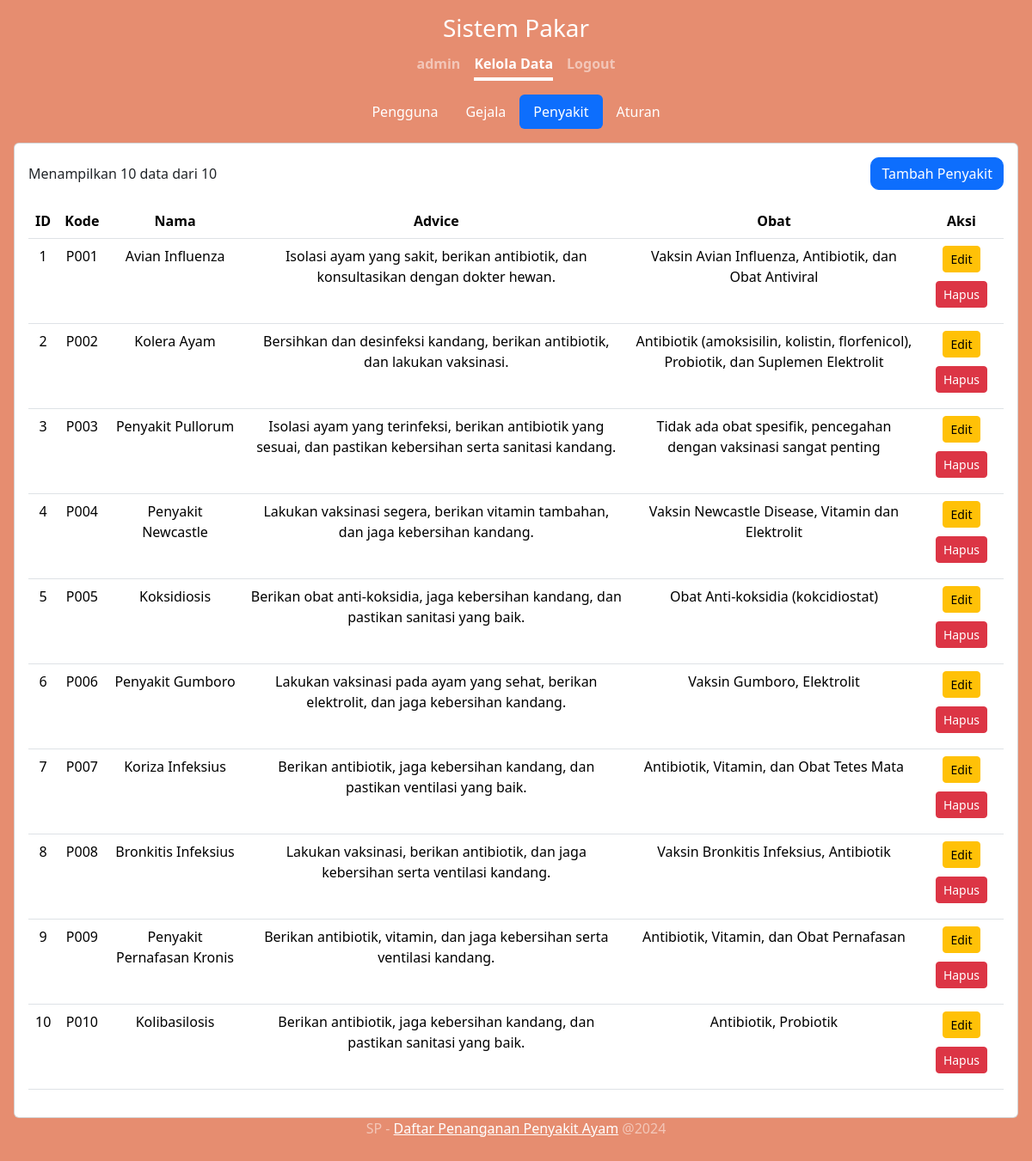
The page /admin/penyakit.php (signed in) on the database its author committed.
### tables this page shows
CREATE TABLE diseases (
    id INT AUTO_INCREMENT PRIMARY KEY,
    code VARCHAR(10) UNIQUE NOT NULL,
    name VARCHAR(255) NOT NULL,
    advice TEXT NOT NULL,
    medicine VARCHAR(255) NOT NULL,
    created_at TIMESTAMP DEFAULT CURRENT_TIMESTAMP,
    modified_at TIMESTAMP DEFAULT CURRENT_TIMESTAMP ON UPDATE CURRENT_TIMESTAMP
);

### sql/functions.php (called while the page is built, shortened)
<?php
require '../db.php';
function fetchData($table, $limit, $offset) {
    global $conn;
    $sql = "SELECT * FROM $table LIMIT ? OFFSET ?";
    $stmt = $conn->prepare($sql);
    $stmt->bind_param('ii', $limit, $offset);
    $stmt->execute();
    $result = $stmt->get_result();
    return $result->fetch_all(MYSQLI_ASSOC);
}
function getTotalRows($table) {
    global $conn;
    $sql = "SELECT COUNT(*) FROM $table";
    $result = $conn->query($sql);
    $row = $result->fetch_row();
    return $row[0];
}
?>

### admin/penyakit.php (the view, shortened to what this page needs)
<?php
require '../sql/functions.php';
$limit = 10;
$page_diseases = isset($_GET['page_diseases']) ? intval($_GET['page_diseases']) : 1;
$offset_diseases = ($page_diseases - 1) * $limit;
$diseases = fetchData('diseases', $limit, $offset_diseases);
$total_diseases = getTotalRows('diseases');
?>
<!DOCTYPE html>
<html>
<head>
    <link href="https://cdn.jsdelivr.net/npm/bootstrap@5.3.3/dist/css/bootstrap.min.css" rel="stylesheet">
    <link href="../style.css" rel="stylesheet">
</head>
<body class="d-flex h-100 text-center">
    <div class="cover-container d-flex w-100 h-100 p-3 mx-auto flex-column">
        <header class="mb-auto text-center">
            <h3 class="mb-0" onclick="window.location.href = '../index.php'" style="cursor: pointer;">Sistem Pakar</h3>
            <nav class="nav nav-masthead justify-content-center mt-2">
                <?php if (isset($_SESSION['username'])): ?>
                <a class="nav-link fw-bold py-1 px-0" href="../index.php"><?= $_SESSION['username'] ?></a>
                <a class="nav-link fw-bold py-1 px-0 active" href="penyakit.php">Kelola Data</a>
                <a class="nav-link fw-bold py-1 px-0" href="../logout.php">Logout</a>
                <?php else: ?>
                <a class="nav-link fw-bold py-1 px-0 active" aria-current="page" href="../index.php">Home</a>
                <a class="nav-link fw-bold py-1 px-0" href="../login.php">Login</a>
                <?php endif; ?>
            </nav>
        </header>
        <div class="d-flex justify-content-center mb-3 mt-3">
            <ul class="nav nav-pills" id="adminTab" role="tablist">
                <li class="nav-item" role="presentation">
                    <a class="nav-link text-white" href="pengguna.php">Pengguna</a>
                </li>
                <li class="nav-item" role="presentation">
                    <a class="nav-link text-white" href="gejala.php">Gejala</a>
                </li>
                <li class="nav-item" role="presentation">
                    <a class="nav-link active text-white" href="penyakit.php">Penyakit</a>
                </li>
                <li class="nav-item" role="presentation">
                    <a class="nav-link text-white" href="aturan.php">Aturan</a>
                </li>
            </ul>
        </div>
        <div class="card card-admin mx-auto">
            <div class="card-body">
                <div class="d-flex justify-content-between align-items-center mb-2">
                    <span class="data-info">Menampilkan <?= count($diseases) ?> data dari <?= $total_diseases ?></span>
                    <button type="button" class="btn btn-primary ms-3" data-bs-toggle="modal" data-bs-target="#addDiseaseModal">Tambah Penyakit</button>
                </div>
                <table class="table mt-3">
                    <thead>
                        <tr>
                            <th>ID</th>
                            <th>Kode</th>
                            <th>Nama</th>
                            <th>Advice</th>
                            <th>Obat</th>
                            <th>Aksi</th>
                        </tr>
                    </thead>
                    <tbody>
                        <?php if (count($diseases) > 0): ?>
                            <?php foreach ($diseases as $disease): ?>
                            <tr>
                                <td><?= $disease['id'] ?></td>
                                <td><?= $disease['code'] ?></td>
                                <td><?= $disease['name'] ?></td>
                                <td><?= $disease['advice'] ?></td>
                                <td><?= $disease['medicine'] ?></td>
                                <td class="btn-action">
                                    <button class="btn btn-warning btn-sm" data-bs-toggle="modal" data-bs-target="#editDiseaseModal" data-diseaseid="<?= $disease['id'] ?>" data-code="<?= $disease['code'] ?>" data-name="<?= $disease['name'] ?>" data-advice="<?= $disease['advice'] ?>" data-medicine="<?= $disease['medicine'] ?>">Edit</button>
                                    <button class="btn btn-danger btn-sm" data-bs-toggle="modal" data-bs-target="#deleteDiseaseModal" data-diseaseid="<?= $disease['id'] ?>" data-code="<?= $disease['code'] ?>">Hapus</button>
                                </td>
                            </tr>
                            <?php endforeach; ?>
                        <?php else: ?>
                                <td colspan="6">Tidak ada data tersedia.</td>
                            </tr>
                        <?php endif; ?>
                    </tbody>
                </table>
            </div>
        </div>
        <footer class="mt-auto text-white-50">
            <p>SP - <a href="../index.php" class="text-white">Daftar Penanganan Penyakit Ayam</a> @2024</p>
        </footer>
    </div>
</body>
</html>

### style.css (style rules this page uses)
body { display: flex; align-items: center; justify-content: center; height: 100%; width: 100%; margin: 0; background-color: #e68d70; color: white; }
.cover-container { max-width: 100%; display: flex; flex-direction: column; justify-content: center; align-items: center; min-height: 100vh; }
button { background-color: #ffffff; color: #000000; border: none; border-radius: 50%; padding: 10px 20px; font-size: 17px; font-family: Raleway; cursor: pointer; }
.nav-masthead .nav-link { color: rgba(255, 255, 255, .5); border-bottom: .25rem solid transparent; }
.nav-masthead .nav-link + .nav-link { margin-left: 1rem; }
.nav-masthead .active { color: #fff; border-bottom-color: #fff; }
.cover-container { width: 100%; max-width: 42em; padding: 0 1.5rem; }
.btn-primary { border-radius: 10px; }
.nav-masthead .nav-link { font-weight: 700; color: rgba(255, 255, 255, .5); border-bottom: .25rem solid transparent; }
footer { margin-top: 2rem; color: rgba(0, 0, 0, .5); }
.btn-action button { margin-bottom: 10px; }

### rows shown on the page
diseases: id "1", code "P001", name "Avian Influenza", advice "Isolasi ayam yang sakit, berikan antibiotik, dan konsultasikan dengan dokter hewan.", medicine "Vaksin Avian Influenza, Antibiotik, dan Obat Antiviral"
diseases: id "2", code "P002", name "Kolera Ayam", advice "Bersihkan dan desinfeksi kandang, berikan antibiotik, dan lakukan vaksinasi.", medicine "Antibiotik (amoksisilin, kolistin, florfenicol), Probiotik, dan Suplemen Elektrolit"
diseases: id "3", code "P003", name "Penyakit Pullorum", advice "Isolasi ayam yang terinfeksi, berikan antibiotik yang sesuai, dan pastikan kebersihan serta sanitasi kandang.", medicine "Tidak ada obat spesifik, pencegahan dengan vaksinasi sangat penting"
diseases: id "4", code "P004", name "Penyakit Newcastle", advice "Lakukan vaksinasi segera, berikan vitamin tambahan, dan jaga kebersihan kandang.", medicine "Vaksin Newcastle Disease, Vitamin dan Elektrolit"
diseases: id "5", code "P005", name "Koksidiosis", advice "Berikan obat anti-koksidia, jaga kebersihan kandang, dan pastikan sanitasi yang baik.", medicine "Obat Anti-koksidia (kokcidiostat)"
diseases: id "6", code "P006", name "Penyakit Gumboro", advice "Lakukan vaksinasi pada ayam yang sehat, berikan elektrolit, dan jaga kebersihan kandang.", medicine "Vaksin Gumboro, Elektrolit"
diseases: id "7", code "P007", name "Koriza Infeksius", advice "Berikan antibiotik, jaga kebersihan kandang, dan pastikan ventilasi yang baik.", medicine "Antibiotik, Vitamin, dan Obat Tetes Mata"
diseases: id "8", code "P008", name "Bronkitis Infeksius", advice "Lakukan vaksinasi, berikan antibiotik, dan jaga kebersihan serta ventilasi kandang.", medicine "Vaksin Bronkitis Infeksius, Antibiotik"
diseases: id "9", code "P009", name "Penyakit Pernafasan Kronis", advice "Berikan antibiotik, vitamin, dan jaga kebersihan serta ventilasi kandang.", medicine "Antibiotik, Vitamin, dan Obat Pernafasan"
diseases: id "10", code "P010", name "Kolibasilosis", advice "Berikan antibiotik, jaga kebersihan kandang, dan pastikan sanitasi yang baik.", medicine "Antibiotik, Probiotik"

### other values the page prints
$_SESSION['username'] "admin"
count($diseases) "10"
$total_diseases "10"
